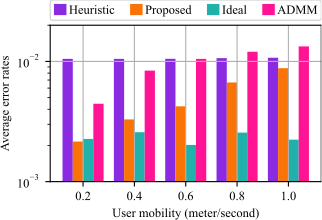

Write the Python code that produced this figure.
import os
import pandas as pd
import numpy as np
import matplotlib.pyplot as plt
from sim_src.util import GET_LOG_PATH_FOR_SIM_SCRIPT

FONT_SIZE = 9
fig_width_px = 350
fig_height_px = 250
dpi = 100  # Typical screen DPI, adjust if necessary
fig_width_in = fig_width_px / dpi
fig_height_in = fig_height_px / dpi

plt.rcParams.update({
    # --- make every normal string use Times or the best fall-back ----
    'font.family' : 'serif',
    'font.serif'  : ['Times New Roman', 'Times', 'Nimbus Roman', 'STIXGeneral'],

    # --- make math ($…$) also use Times-compatible glyphs ------------
    'mathtext.fontset' : 'stix',      # STIX is designed to pair with Times
    'mathtext.rm'      : 'Times New Roman',   # roman/regular
    'mathtext.it'      : 'Times New Roman:italic',
    'mathtext.bf'      : 'Times New Roman:bold',

    # --- keep your existing sizing rules ----------------------------
    'font.size'        : FONT_SIZE,
    'axes.titlesize'   : FONT_SIZE,
    'axes.labelsize'   : FONT_SIZE,
    'xtick.labelsize'  : FONT_SIZE,
    'ytick.labelsize'  : FONT_SIZE,
    'legend.fontsize'  : FONT_SIZE,
})


data_name_list = [r'Heuristic',r'Proposed',r'Ideal',r'ADMM']
current_dir = os.path.dirname(os.path.abspath(__file__))

# Plot the data
fig, ax = plt.subplots(1,1,)
axs = [ax]
fig.set_size_inches(fig_width_in, fig_height_in)  # 3.5 inches width, height adjusted to maintain aspect ratio

N_REPEAT = 100
# Plot settings
markers = ['o', 's', '^','+']  # Different markers for each line
linesty = [':', '-',(0, (3, 1, 1, 1)), (0, (5, 1)),'-','-','-']  # Different markers for each line
p_names = [r'a',r'b']
lines = []
labels = []
colors = ["#8A2BE2","#F97306","#20B2AA","#FF1493"]
bar_fill_patterns = ['///', '\\\\\\', '|||', '---']

cell_size_list = [10]
bars = []

for a in [0]:
    file_name_list = ["mgain","mmw","ideal","admm"]
    for tt in range(len(file_name_list)):
        t = file_name_list[tt]
        datas = np.zeros((100,11))
        ratios = np.zeros((100,11))
        for ss in range(11):
            fname = "online"+"-"+t+"-"+str(ss)+"-"+str(150)+"-"+str(cell_size_list[a])+"-"+"75"
            data_file = os.path.join(current_dir, "sim_mmw_online_cmp_methods","sim_mmw_online_cmp_methods-2025-June-24-14-56-27-ail",fname)
            data = np.genfromtxt(data_file, delimiter=',')
            data = np.mean(data[:, 2:],axis=1)
            datas[:,ss] = data
            ratios[:,ss] = datas[:,ss]/datas[:,0]
        index = np.arange(5)*2
        bar_width = 0.4
        b = axs[a].bar(index + tt * bar_width - (len(data_name_list)-1)*bar_width/2., np.mean(datas,axis=0)[2:11:2], bar_width, label=file_name_list[tt],color=colors[tt])
        bars.append(b)
    axs[a].set_position([0.2, 0.2+a*0.4, 0.775, 0.625])
    # Add labels and title
    # axs.text(0.75, 0.1, p_names[a], transform=axs[a].transAxes, fontsize=FONT_SIZE)
    axs[a].grid(True)
    axs[a].set_ylabel(r'Average error rates')

axs[0].set_xlabel(r'User mobility (meter/second)')

# # uu = 5*20
# # ll = 15*20
# axs[0].set_xlim(5*20, 15*20)
# axs[1].set_xlim(5*20, 15*20)
#
# # axs[1].set_xlim(uu, ll)
# # # axs[2].set_xlim(uu, ll)
# axs[a].set_xlim(-0.2, 2)
axs[0].set_xticks(np.arange(5)*2)
axs[0].set_xticklabels(["0.2","0.4","0.6","0.8","1.0"])
from matplotlib.ticker import FormatStrFormatter
# axs[0].xaxis.set_major_formatter(FormatStrFormatter('%.1f'))

# axs[1].set_xlim(9, 18)
# axs[1].set_xticks([9,12,15,18])
axs[0].set_ylim(1e-3, 2e-2)
# axs[0].set_yticks([0.8,0.9,1])
# axs[1].set_ylim(0, 1)
# axs[1].set_yticks([0.,0.5,1])
#
#
# axs[0].tick_params(axis='x',direction='in')
# axs[0].tick_params(axis='y',direction='in')
# axs[1].tick_params(axis='x',direction='in')
# axs[1].tick_params(axis='y',direction='in')

axs[0].set_yscale('log')
# axs[1].set_yscale('log')


# Add a legend
leg = fig.legend(bars[0:len(data_name_list)], data_name_list ,fontsize=FONT_SIZE, loc='lower left', bbox_to_anchor=(0.2, 0.845, 0.775, 0.3), mode="expand",ncol = 4 ,borderaxespad=0.,handlelength=1, handleheight= 1, handletextpad=0.2, 
# frameon=True,          # draw a frame
# fancybox=False,        # <-- square corners (like MATLAB)
# edgecolor='black',     # black  frame edge
# facecolor='white',     # white background
framealpha=1,          # fully opaque
borderpad=0.3,         # tight inner padding (font-size units)
labelspacing=0.2,      # tight vertical space between rows
)    
leg.get_frame().set_linewidth(0.8)  # MATLAB-thin border

# axs[0].legend(fontsize=8, loc='lower left', bbox_to_anchor=(0, 1.02, 5,0.1), ncol=3,borderaxespad=0.)
# plt.subplots_adjust(left=0.175, right=0.95,bottom=0.175,top=0.95)


# Save the figure as a PDF
output_path = os.path.join(current_dir, os.path.splitext(os.path.basename(__file__))[0]) + '.pdf'

fig.savefig(output_path, format='pdf', bbox_inches='tight', pad_inches=0.)

# Display the plot
plt.show()
